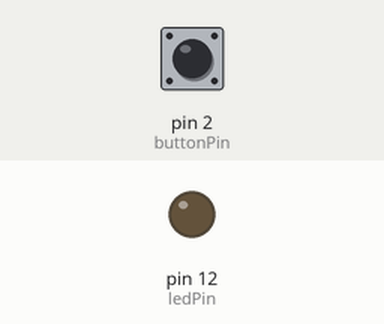
Simulated run of this sketch. Board: Arduino Uno, built with avr-gcc and run on an emulated ATmega328P. Shown: output pins drawn as LEDs (lit = HIGH). The test bench sets the inputs (shaded band); at power-on: pin 2 (buttonPin) LOW.

Above: at 1.2 s.
1.3 s: pin 2 (buttonPin) pulled HIGH for 0.15 s
At 1.37 s:
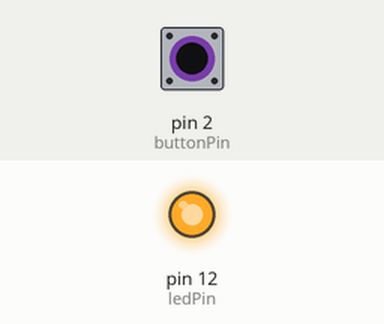
2.9 s: pin 2 (buttonPin) pulled HIGH for 3.2 s
At 6.6 s:
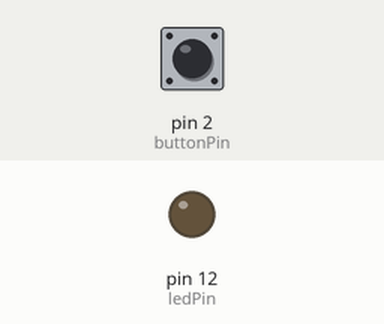
Timing chart, 0 to 8.1 s (numbered marks = the images above; inputs shaded):
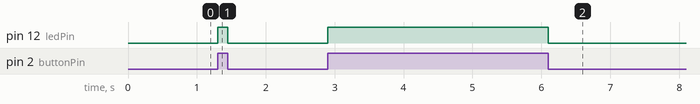

Measured:
- after the input at 1.3 s, pin 12 (ledPin): LOW → HIGH at once, → LOW 0.15 s later
- after the input at 2.9 s, pin 12 (ledPin): LOW → HIGH at once, → LOW 3.2 s later

The sketch:

sketch_oct2a_BUTTON_PIN.ino
```cpp
int ledPin = 12;  //Variable that stores the value of the LED pin
int buttonPin = 2; //Variable that stores the value of the Button Pin

void setup() {
  // put your setup code here, to run once:
  pinMode(ledPin, OUTPUT);
  pinMode(buttonPin, INPUT);

}

void loop() {
  // put your main code here, to run repeatedly:
  if (digitalRead(buttonPin) == HIGH){  //If button is pressed, lights should come on
      digitalWrite(ledPin, HIGH);
    }
  else {
      digitalWrite(ledPin, LOW);
  }

}
```
